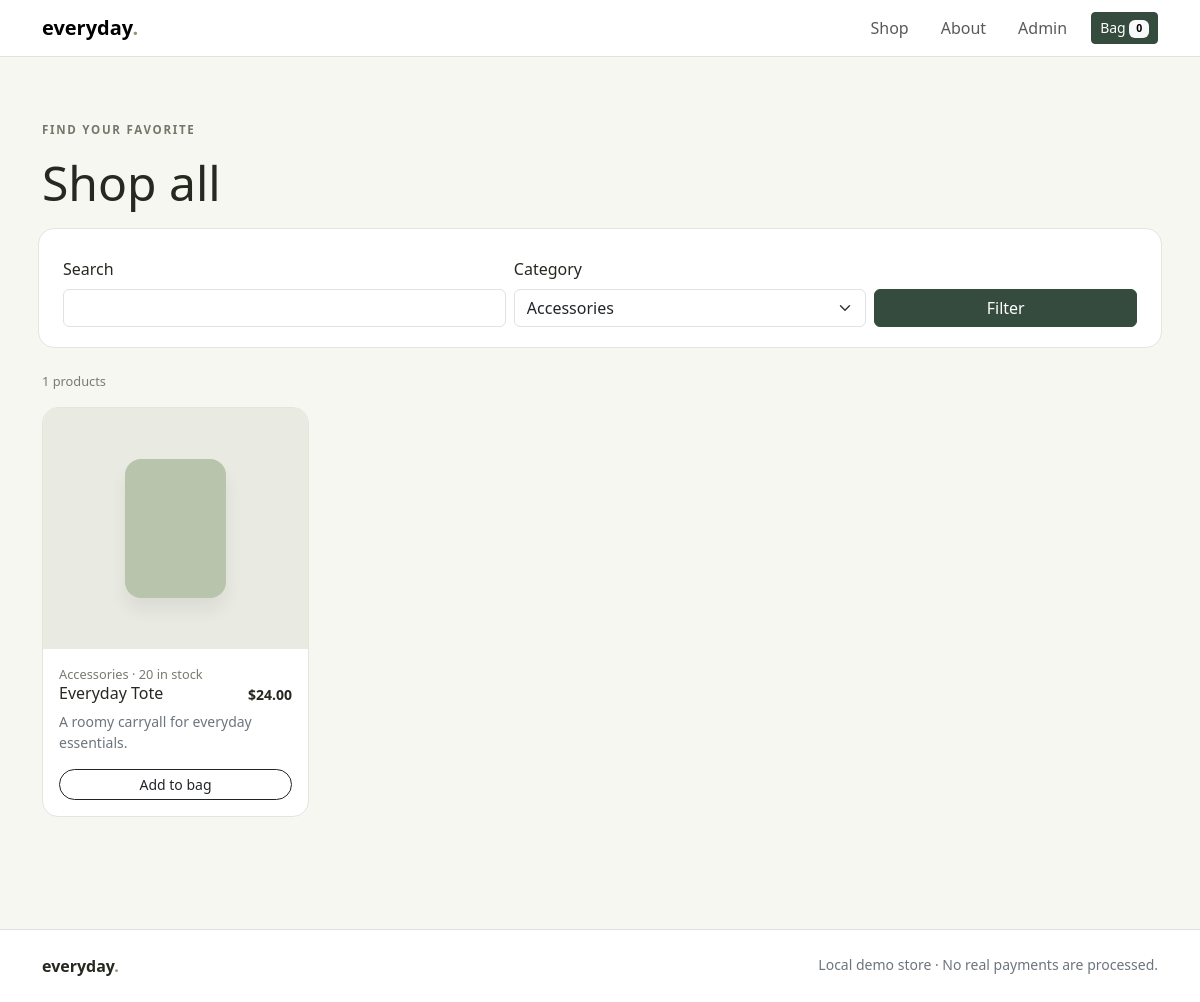
The app's page /shop.php?category=2 with its own data.
### tables this page shows
CREATE TABLE IF NOT EXISTS products(id INT UNSIGNED AUTO_INCREMENT PRIMARY KEY,category_id INT UNSIGNED NOT NULL,name VARCHAR(160) NOT NULL,description TEXT NOT NULL,base_price DECIMAL(10,2) NOT NULL,image_url VARCHAR(500) DEFAULT NULL,stock_quantity INT UNSIGNED NOT NULL DEFAULT 0,created_at TIMESTAMP DEFAULT CURRENT_TIMESTAMP,FOREIGN KEY(category_id) REFERENCES categories(id));

CREATE TABLE IF NOT EXISTS categories(id INT UNSIGNED AUTO_INCREMENT PRIMARY KEY,name VARCHAR(100) NOT NULL,slug VARCHAR(120) NOT NULL UNIQUE);

### includes/functions.php (called while the page is built, shortened)
<?php
function e(?string $s): string { return htmlspecialchars($s??'',ENT_QUOTES|ENT_SUBSTITUTE,'UTF-8'); }
function money($n): string { return '$'.number_format((float)$n,2); }

### shop.php (the view)
<?php require_once __DIR__.'/config/db.php'; $pageTitle='Shop'; $cat=(int)($_GET['category']??0);$q=trim((string)($_GET['q']??''));$cats=$pdo->query('SELECT id,name FROM categories ORDER BY name')->fetchAll();$st=$pdo->prepare('SELECT p.*,c.name category_name FROM products p JOIN categories c ON c.id=p.category_id WHERE (:c=0 OR p.category_id=:c2) AND (p.name LIKE :q OR p.description LIKE :q2) ORDER BY p.name');$st->execute(['c'=>$cat,'c2'=>$cat,'q'=>"%$q%",'q2'=>"%$q%"]);$products=$st->fetchAll();require __DIR__.'/includes/header.php'; ?>
<div class="container section-space"><p class="eyebrow">Find your favorite</p><h1 class="display-5 mb-4">Shop all</h1><form class="panel row g-2 mb-4" method="get"><div class="col-md-5"><label class="form-label" for="q">Search</label><input class="form-control" id="q" name="q" value="<?=e($q)?>"></div><div class="col-md-4"><label class="form-label" for="category">Category</label><select class="form-select" name="category" id="category"><option value="0">All categories</option><?php foreach($cats as $c): ?><option value="<?=$c['id']?>" <?=$cat===(int)$c['id']?'selected':''?>><?=e($c['name'])?></option><?php endforeach; ?></select></div><div class="col-md-3 d-grid align-self-end"><button class="btn btn-dark">Filter</button></div></form><p class="meta"><?=count($products)?> products</p><div class="row g-3"><?php foreach($products as $i=>$p): ?><div class="col-6 col-lg-3"><article class="product-card"><div class="product-art"><div class="shape <?= $i%3===1?'circle':($i%3===2?'book':'') ?>" style="--art:<?=['#b9c4ad','#c88c6e','#9db6c0'][$i%3]?>"></div></div><div class="product-body"><div class="meta"><?=e($p['category_name'])?> · <?=$p['stock_quantity']?> in stock</div><div class="d-flex justify-content-between gap-2"><h3><?=e($p['name'])?></h3><b class="small"><?=money($p['base_price'])?></b></div><p class="small text-secondary"><?=e($p['description'])?></p><button class="btn btn-outline-dark btn-sm rounded-pill w-100" data-add="<?=$p['id']?>" <?=$p['stock_quantity']<1?'disabled':''?>>Add to bag</button></div></article></div><?php endforeach; ?></div></div><?php require __DIR__.'/includes/footer.php'; ?>

### assets/css/style.css (style rules this page uses)
:root { --paper:#f7f7f2;--ink:#252920;--green:#354b3d;--line:#e4e5dd }
body { background:var(--paper);color:var(--ink);font-family:system-ui,sans-serif }
.eyebrow { text-transform:uppercase;letter-spacing:.15em;font-size:.72rem;color:#73796a;font-weight:700 }
.section-space { padding-top:4rem;padding-bottom:4rem }
.product-card { height:100%;background:white;border:1px solid var(--line);border-radius:1rem;overflow:hidden }
.product-art { aspect-ratio:1.1;background:#e9ebe3;display:grid;place-items:center }
.shape { width:38%;height:58%;background:var(--art,#b8c3ac);border-radius:1rem;box-shadow:0 12px 18px #0001 }
.product-body { padding:1rem }
.product-body h3 { font-size:1rem }
.meta { font-size:.8rem;color:#777b70 }
.btn-dark { background:var(--green);border-color:var(--green) }
.panel { background:white;border:1px solid var(--line);border-radius:1rem;padding:1.25rem }

### records on screen
products: category.name "Accessories", stock_quantity "20", name "Everyday Tote", base_price "$24.00", description "A roomy carryall for everyday essentials."

### other values on screen
cart_count() "0"
count($products) "1"
form field category "Accessories"
